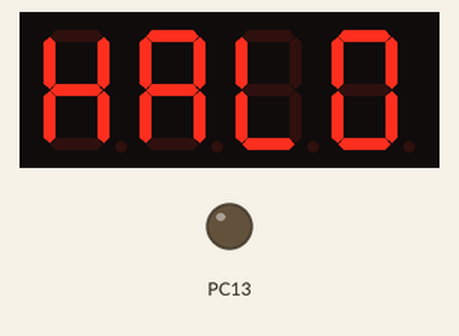
A sketch run on a simulated STM32 Blue Pill. Shown: 4-digit seven-segment display, output pins drawn as LEDs (lit = HIGH).

Above: at 0.1 s.
At 2.09 s:
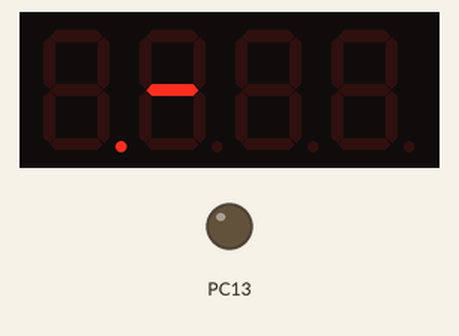
At 3.9 s:
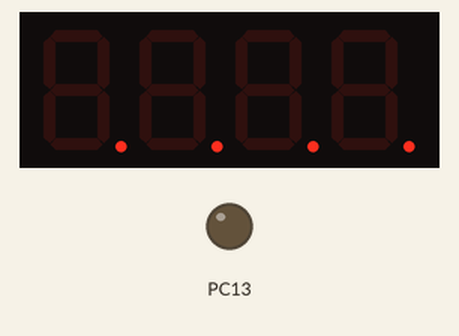
At 14.79 s:
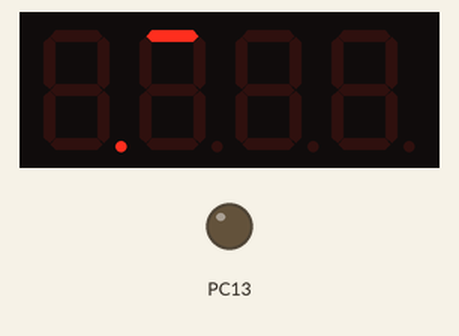
Timing chart, 0 to 40.0 s (numbered marks = the images above):
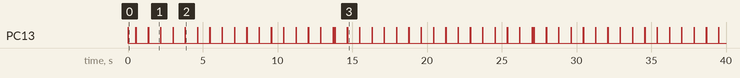

Measured:
- by itself, PC13: moves between LOW and HIGH, repeating every 13.3 s
- by itself, everything shown: repeats every 13.3 s, in 41 steps
- what the display in image 0 shows lasts 0.5 s, from 0.0 s to 0.5 s

The sketch:

TM16xx_setSegmentsDebug.ino
```cpp
/*
  TM16xx setSegments example to test all segments of a TM16xx display.

  This example is for testing the basic setSegments function of the TM16xx library.
  That function should work for each supported TM16xx chip, but the number of segments
  supported is different per chip:
     Type    segments x digits     buttons       interface
     TM1637  8 x 6 (common anode)  8 x 2 single  DIO/CLK
     TM1638  10 x 8                8 x 3 multi   DIO/CLK/STB
     TM1640  8 x 16                n/a           DIN/CLK
     TM1650  8 x 4                 7x4           DIO/CLK (SDA/SCK?)
     TM1668  10 x 7 - 13 x 4       10 x 2 multi  DIO/CLK/STB
  For setting more than 8 segments the similar function setSegments16 can be used.

  This is the debugging version of the basic TM16xx_setSegments example.
  The Blink function and debug print functions were added to allow easy debugging using a logical analyser.
  To compile on smaller processors (such as ATtiny44) you can safe space by disabling serial printing: set #define OPT_DEBUG_PRINT 0

  It was compiled for Arduino Nano (old bootloader) in Arduino IDE 1.8.2. (TM1638: 4944B flash, 292B RAM, TM1650: 5434B flash, 286B RAM)

  It was compiled for ATTiny44A (ATtinyCore/LTO enabled) in Arduino IDE 1.8.2.
     - TM1637: 4012 flash/155B RAM => 2954/101 (without serial)
     - TM1638: 4312 flash/159B RAM => 3252/105 (without serial)
     - TM1638QYF: 4648 flash/161B RAM => 3588/107 (without serial)
     - TM1640: 3844 flash/153B RAM => 2784/99 (without serial)
     - TM1650: 4544 flash/153B RAM (with serial) => 3486/99 (without serial)
     - TM1668: 4160 flash/161B RAM (with serial) => 3102/107 (without serial)

  Made by Maxint-RD MMOLE 2018. see GitHub.com/maxint-rd/TM16xx
*/

// Pin suggestions:
// ESP8266 (Wemos D1): data pin 5 (D1), clock pin 4 (D2)
// ATtiny85: data pin 3, clock pin 2 (LED_BUILTIN: 0)
// ATtiny44A: data pin 9, clock pin 10 (LED_BUILTIN: 8)


//#include <TM1637.h>
//TM1637 module(3, 2);    //  DIO=3, CLK=2
//TM1637 module(5, 4);  // DIO=5, CLK=4

//#include <TM1638.h>
//TM1638 module(8, 9, 7);   // DIO=8, CLK=9, STB=7

//#include <TM1638QYF.h>
//TM1638QYF module(8, 9, 7);   // DIO=8, CLK=9, STB=7

// #include <TM1640.h>
// TM1640 module(9, 10);  // DA=9, CLK=10

#include <TM1650.h>
TM1650 module(PB7, PB6);  // SDA=PB7, SCL=PB6
HardwareSerial mySerial(PA10, PA9);
//#include <TM1668.h>
//TM1668 module(8, 9, 10);   // DIO=8, CLK=9, STB=7
//TM1668 module(3, 2, 1, 7, true, 7);    //  DIO=3, CLK=2, STB=1, byte numDigits = 7, boolean activateDisplay = true, byte intensity = 7, displaymode=TM1668_DISPMODE_7x10


#define OPT_DEBUG_PRINT 0
//#include <TinyDebugmySerial.h>        // NOTE: TinyDebugSerial is not compatible with ATtinyCcore
#if(OPT_DEBUG_PRINT)
#define DEBUG_BEGIN(x) mySerial.begin(x)
#define DEBUG_PRINT(x) (mySerial.print(x))
#define DEBUG_PRINTLN(x) (mySerial.println(x))
#define DEBUG_PRINTLNHEX(x) (mySerial.println(x, HEX))
//#define LED_BUILTIN 1       // on ATtinyCore ATtiny85: Serial uses TX=0, RX=1, RX can be reused as output pin
#else
#define DEBUG_BEGIN(x)
#define DEBUG_PRINT(x)
#define DEBUG_PRINTLN(x)
#define DEBUG_PRINTLNHEX(x)
#endif


// function to show some indicative blinks
void Blink(int nDelay=500, int nTimes=1)
{
  for(int i=0; i<nTimes; i++)
  {
    digitalWrite(LED_BUILTIN, HIGH);    // switch on (or active low LED off for ESP)
    delay(nDelay);
    digitalWrite(LED_BUILTIN, LOW);    // switch off (or active low LED on for ESP)
    delay(nDelay);
  }
}

void setup()
{
  DEBUG_BEGIN(115200);
  DEBUG_PRINTLN(F("TM16xx_setSegments example"));
  DEBUG_PRINTLN(F("TM1638: DIO=8, CLK=9, STB=7"));
  pinMode(LED_BUILTIN, OUTPUT);     // Initialize the LED_BUILTIN pin as an output
  module.setupDisplay(true, 1);     // set display on at low intensity

  DEBUG_PRINTLN(F("Clear"));
  module.clearDisplay();

  DEBUG_PRINTLN(F("String"));
  Blink(10);
  module.setDisplayToString("HALO");
  delay(500);

  module.clearDisplay();
  module.setupDisplay(true, 7);     // set display on at highest intensity
  DEBUG_PRINTLN(F("Setup done..."));
}

void loop()
{
  Blink(10);
  module.clearDisplay();
  Blink(10);

  for(byte nPos=0; nPos<16; nPos++)       // chip specific number of segments, 16 positions (columns) on TM1640, most others have less
  {
    DEBUG_PRINT(F("Loop pos: "));
    DEBUG_PRINTLN(nPos);
    //for(uint16_t nVal=0; nVal<=0x3FF; nVal=nVal*2+1)
    for(int nVal=1; nVal<=0xFF; nVal=nVal*2)     // max 8 segments on TM1638QYF module.
    {
      module.setSegments(nVal, nPos);   // note: you can use setSegments16() when module class supports > 8 segments (TM1638, TM1668)
      delay(100);
    }
    Blink(10);
  }
  delay(100);
}
```
